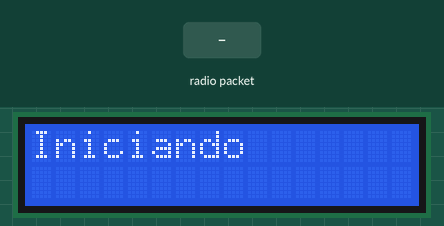
This sketch was run on a simulated Arduino Uno, built with avr-gcc and run on an emulated ATmega328P. Parts: 16×2 character LCD. Inputs (shaded band) come from the test bench. No radio packets arrive unless stated; what the sketch prints to the serial monitor is not drawn.

Above: at 1.2 s.
1.3 s: radio packet "TXT|" arrives
At 2.1 s:
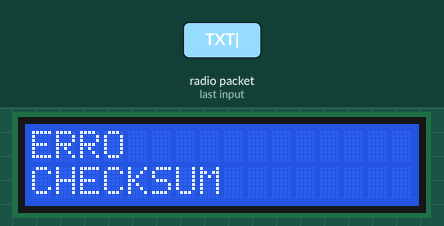
2.8 s: radio packet "IMG|" arrives
4.3 s: radio packet "1" arrives
Timing chart, 0 to 7.3 s (numbered marks = the images above; inputs shaded):
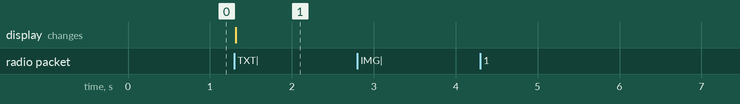

The sketch:

receptorFINAL.ino
```cpp
#include <RH_ASK.h>
#include <SPI.h>
#include <Wire.h>
#include <LiquidCrystal_I2C.h>

RH_ASK rx(2000, 19, -1, -1);

LiquidCrystal_I2C lcd(0x27,16,2);

String imagem[8];

int calculaChecksum(String texto)
{
  int soma = 0;

  for(int i = 0; i < texto.length(); i++)
  {
    soma += texto[i];
  }

  return soma;
}

void setup()
{
  Serial.begin(115200);

  lcd.init();
  lcd.backlight();

  lcd.clear();
  lcd.print("Iniciando");

  if(!rx.init())
  {
    Serial.println("Erro RF");
  }
  else
  {
    Serial.println("Receptor pronto");
  }
}

void loop()
{
  uint8_t buf[80];
  uint8_t buflen = sizeof(buf);

  if(rx.recv(buf,&buflen))
  {
    buf[buflen] = '\0';

    String quadro = String((char*)buf);

    Serial.println();
    Serial.print("Recebido: ");
    Serial.println(quadro);

    // ==========================
    // TEXTO
    // ==========================

    if(quadro.startsWith("TXT|"))
    {
      int p1 = quadro.indexOf('|');
      int p2 = quadro.lastIndexOf('|');

      String mensagem =
      quadro.substring(p1 + 1, p2);

      int checksumRecebido =
      quadro.substring(p2 + 1).toInt();

      int checksumCalculado =
      calculaChecksum(mensagem);

      if(checksumRecebido ==
         checksumCalculado)
      {
        Serial.println("CHECKSUM OK");

        lcd.clear();

        lcd.setCursor(0,0);
        lcd.print("Mensagem:");

        lcd.setCursor(0,1);
        lcd.print(mensagem);
      }
      else
      {
        Serial.println("ERRO CHECKSUM");

        lcd.clear();

        lcd.setCursor(0,0);
        lcd.print("ERRO");

        lcd.setCursor(0,1);
        lcd.print("CHECKSUM");
      }
    }

    // ==========================
    // IMAGEM
    // ==========================

    if(quadro.startsWith("IMG|"))
    {
      int p1 = quadro.indexOf('|');
      int p2 = quadro.lastIndexOf('|');

      int linha =
      quadro.substring(p1+1,p2).toInt();

      String dados =
      quadro.substring(p2+1);

      imagem[linha] = dados;

      bool completa = true;

      for(int i = 0; i < 8; i++)
      {
        if(imagem[i] == "")
        {
          completa = false;
        }
      }

      if(completa)
      {
        Serial.println();
        Serial.println("IMAGEM RECONSTRUIDA");
        Serial.println();

        for(int i = 0; i < 8; i++)
        {
          for(int j = 0; j < 8; j++)
          {
            if(imagem[i][j] == '1')
            {
              Serial.print("#");
            }
            else
            {
              Serial.print(" ");
            }
          }

          Serial.println();
        }

        Serial.println();

        for(int i = 0; i < 8; i++)
        {
          imagem[i] = "";
        }
      }
    }
  }
}
```

Measured:
- after the input at 1.3 s, the display: changes at once (image 1)
- after the input at 2.8 s, every drawn part: stays the same
- after the input at 4.3 s, every drawn part: stays the same
